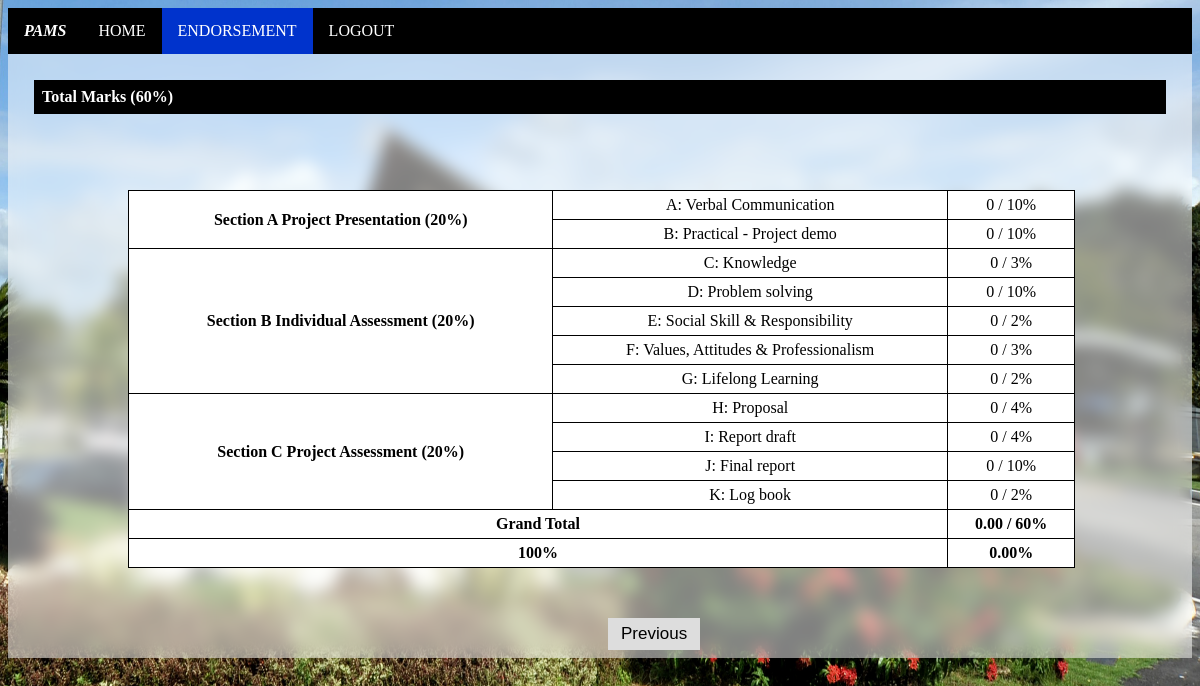
/practicum_system/viewUUMTotal.php?matricNo=251043 (signed in), run on the app's committed database.
### tables this page shows
CREATE TABLE `uumassessment` (
  `matricNo` varchar(6) NOT NULL,
  `totalA` varchar(6) NOT NULL,
  `totalB` varchar(6) NOT NULL,
  `totalC` varchar(6) NOT NULL,
  `totalD` varchar(6) NOT NULL,
  `totalE` varchar(6) NOT NULL,
  `totalF` varchar(6) NOT NULL,
  `totalG` varchar(6) NOT NULL,
  `totalH` varchar(6) NOT NULL,
  `totalI` varchar(6) NOT NULL,
  `totalJ` varchar(6) NOT NULL,
  `totalK` varchar(6) NOT NULL,
  `grandTotal` varchar(6) NOT NULL,
  `grandHundred` varchar(5) NOT NULL
);

### practicum_system/viewUUMTotal.php (the view, shortened to what this page needs)
<?php
$db = mysqli_connect('localhost', 'saujanae_adminPracticumSystem', 'oRK8W$A}gg.(', 'saujanae_practicum_system');
$matricNo = $_GET['matricNo'];
?>
<!DOCTYPE html>
<html>
<head>
    <link rel="stylesheet" href="account.css">
</head>
<body>
    <div class="blur">
        <ul>
        <li><b><i><a style="font-size:16px" href="committeePage.php"> PAMS </a></i></b></li>
            <li><a href="committeePage.php">HOME</a></li>
            <li><a class="active" href="endorsement.php">ENDORSEMENT</a></li>
            <li><a href="login.php">LOGOUT</a></li>
        </ul>
        <div class="container1">
            <p class="ex1">
                <b>Total Marks (60%)</b>
            </p>
        </div>
        <?php
        $sql = "SELECT
totalA, totalB, totalC, totalD, totalE, totalF, totalG, totalH,
totalI, totalJ, totalK
FROM
uumassessment
WHERE matricNo=$matricNo
";
        $result = mysqli_query($db, $sql);
        while ($row = mysqli_fetch_assoc($result)) {
            $totalA = $row["totalA"];
            $totalB = $row["totalB"];
            $totalC = $row["totalC"];
            $totalD = $row["totalD"];
            $totalE = $row["totalE"];
            $totalF = $row["totalF"];
            $totalG = $row["totalG"];
            $totalH = $row["totalH"];
            $totalI = $row["totalI"];
            $totalJ = $row["totalJ"];
            $totalK = $row["totalK"];
        ?>
            <form action="" method="POST">
                <table id=t01 style="width:80%">
                    <tr>
                        <td rowspan="2" style="text-align:center">
                            <b>Section A
                                Project Presentation (20%)
                            </b>
                        </td>
                        <td style="font-weight:normal;text-align:center;">
                            A: Verbal Communication
                        </td>
                        <td style="font-weight:normal;text-align:center;">
                            <?php echo $totalA; ?> / 10%
                        </td>
                    </tr>
                    <tr>
                        <td style="font-weight:normal;text-align:center;">
                            B: Practical - Project demo
                        </td>
                        <td style="font-weight:normal;text-align:center;">
                            <?php echo $totalB; ?> / 10%
                        </td>
                    </tr>
                    <tr>
                        <td rowspan="5"style="text-align:center">
                            <b>Section B
                                Individual Assessment (20%)
                            </b>
                        </td>
                        <td style="font-weight:normal;text-align:center;">
                            C: Knowledge
                        </td>
                        <td style="font-weight:normal;text-align:center;">
                            <?php echo $totalC; ?> / 3%
                        </td>
                    </tr>
                    <tr>
                        <td style="font-weight:normal;text-align:center;">
                            D: Problem solving
                        </td>
                        <td style="font-weight:normal;text-align:center;">
                            <?php echo $totalD; ?> / 10%
                        </td>
                    </tr>
                    <tr>
                        <td style="font-weight:normal;text-align:center;">
                            E: Social Skill & Responsibility
                        </td>
                        <td style="font-weight:normal;text-align:center;">
                            <?php echo $totalE; ?> / 2%
                        </td>
                    </tr>
                    <tr>
                        <td style="font-weight:normal;text-align:center;">
                            F: Values, Attitudes & Professionalism
                        </td>
                        <td style="font-weight:normal;text-align:center;">
                            <?php echo $totalF; ?> / 3%
                        </td>
                    </tr>
                    <tr>
                        <td style="font-weight:normal;text-align:center;">
                            G: Lifelong Learning
                        </td>
                        <td style="font-weight:normal;text-align:center;">
                            <?php echo $totalG; ?> / 2%
                        </td>
                    </tr>
                    <tr>
                        <td rowspan="4" style="text-align:center">
                            <b> Section C
                                Project Assessment (20%)
                            </b>
                        </td>
                        <td style="font-weight:normal;text-align:center;">
                            H: Proposal
                        </td>
                        <td style="font-weight:normal;text-align:center;">
                            <?php echo $totalH; ?> / 4%
                        </td>
                    </tr>
                    <tr>
                        <td style="font-weight:normal;text-align:center;">
                            I: Report draft
                        </td>
                        <td style="font-weight:normal;text-align:center;">
                            <?php echo $totalI; ?> / 4%
                        </td>
                    </tr>
                    <tr>
                        <td style="font-weight:normal;text-align:center;">
                            J: Final report
                        </td>
                        <td style="font-weight:normal;text-align:center;">
                            <?php echo $totalJ; ?> / 10%
                        </td>
                    </tr>
                    <tr>
                        <td style="font-weight:normal;text-align:center;">
                            K: Log book
                        </td>
                        <td style="font-weight:normal;text-align:center;">
                            <?php echo $totalK; ?> / 2%
                        </td>
                    </tr>
                    <tr>
                        <td colspan="2" style="text-align: center;">
                            <b>Grand Total</b>
                        </td>
                        <?php
                            $grandTotal = $totalA + $totalB + $totalC +
                                $totalD + $totalE + $totalF + $totalG + $totalH
                                + $totalI + $totalJ + $totalK;
                                $grand100 = ($grandTotal * 100) / 60;
                        ?>
                            <td style="text-align:center"><b> <?php echo number_format((float)$grandTotal, 2, '.', '') ?> / 60%</b>
                            </td>
                        <?php } ?>
                    </tr>
                    <tr>
                        <td colspan="2" style="text-align: center;">
                            <b> 100%</b>
                        </td>
                        <td style="text-align: center;"><b> <?php echo number_format((float)$grand100, 2, '.', '') ?>%</b>
                        </td>
                    </tr>
                </table>
        </form>
            <div class="topnav">
                <div class="search-container">
                        <?php
            echo '  <button> <a style="text-decoration:none;color:Black;padding-right:3px;padding-left:3px;" href="viewUUM-C.php?matricNo=' . $matricNo . '"
            class="previous"> Previous</a> </button>'
            ?>
                </div>
            </div>
    </div>
</body>
</html>

### practicum_system/account.css (style rules this page uses)
ul { list-style-type: none; margin: 0; padding: 0; overflow: hidden; background-color: #000000; position: sticky; width: 100%; }
li { float: left; }
li a { display: block; color: white; text-align: center; padding: 14px 16px; text-decoration: none; }
.active { background-color: #0033CC; }

### practicum_system/viewUUMTotal.php (style rules this page uses)
body { background-image: url('images/uum1.jpg'); background-repeat: no-repeat; background-attachment: fixed; background-size: 100% 100%; }
.blur { background: rgba(255, 255, 255, 0.5); backdrop-filter: blur(8px); height: 100% 100%; }
p.ex1 { float: center; padding: 8px; margin: 10px 10px 10px 10px; background-color: #000000; color: #FFFFFF; }
button { padding: 16px 10px; margin-bottom: 10px; float: center; }
.container1 { padding: 16px; }
table, th, td { margin-left: 120px; margin-top: 80px; border: 1px solid black; border-collapse: collapse; padding: 5px; }
#t01 { float: center; width: 100%; background-color: white; color: black; margin-top: 50px; }
.topnav .search-container { float: center; width: 50.33%; margin-right: 16px; margin-left: 600px; margin-top: 50px; }
.topnav .search-container button { float: center; padding: 6px 10px; margin-bottom: 8px; margin-right: 16px; background: #ddd; font-size: 17px; border: red; cursor: pointer; }

### data on the page
uumassessment: totalA "0", totalB "0", totalC "0", totalD "0", totalE "0", totalF "0", totalG "0", totalH "0", totalI "0", totalJ "0", totalK "0", grandTotal "0.00", grand100 "0.00"
